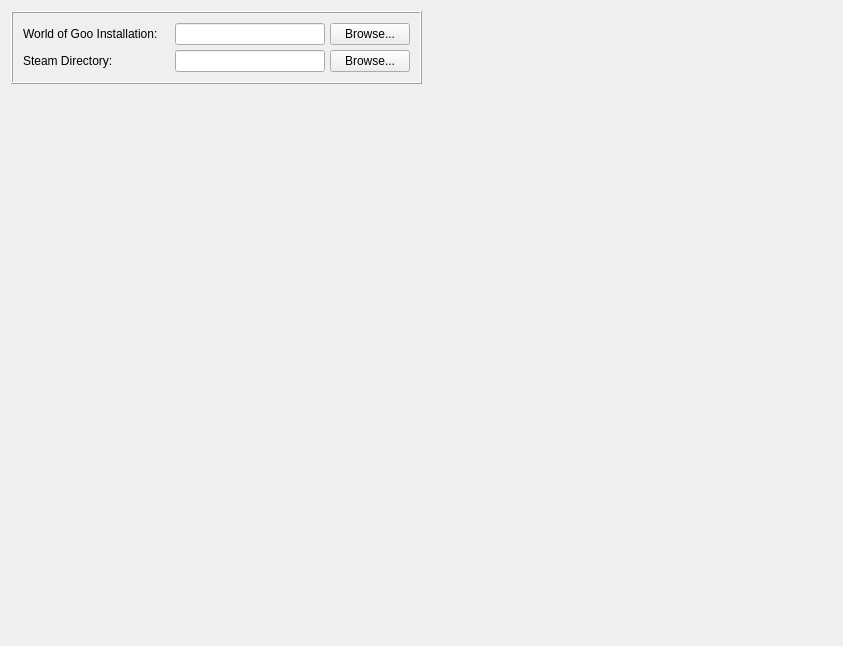
<?xml version="1.0" encoding="UTF-8"?>
<ui version="4.0">
 <class>OptionsTab</class>
 <widget class="QWidget" name="OptionsTab">
  <property name="geometry">
   <rect>
    <x>0</x>
    <y>0</y>
    <width>843</width>
    <height>646</height>
   </rect>
  </property>
  <property name="windowTitle">
   <string>Form</string>
  </property>
  <layout class="QGridLayout" name="gridLayout_2">
   <item row="2" column="0">
    <spacer name="verticalSpacer">
     <property name="orientation">
      <enum>Qt::Vertical</enum>
     </property>
     <property name="sizeHint" stdset="0">
      <size>
       <width>20</width>
       <height>40</height>
      </size>
     </property>
    </spacer>
   </item>
   <item row="1" column="0">
    <widget class="QFrame" name="frame">
     <property name="frameShape">
      <enum>QFrame::Box</enum>
     </property>
     <property name="frameShadow">
      <enum>QFrame::Raised</enum>
     </property>
     <layout class="QGridLayout" name="gridLayout_3">
      <property name="leftMargin">
       <number>10</number>
      </property>
      <property name="topMargin">
       <number>10</number>
      </property>
      <property name="rightMargin">
       <number>10</number>
      </property>
      <property name="bottomMargin">
       <number>10</number>
      </property>
      <property name="spacing">
       <number>5</number>
      </property>
      <item row="0" column="1">
       <widget class="QLineEdit" name="lineEditWorldOfGooInstallation">
        <property name="maximumSize">
         <size>
          <width>150</width>
          <height>16777215</height>
         </size>
        </property>
        <property name="readOnly">
         <bool>true</bool>
        </property>
       </widget>
      </item>
      <item row="1" column="0">
       <widget class="QLabel" name="labelSteamDirectory">
        <property name="text">
         <string>Steam Directory: </string>
        </property>
       </widget>
      </item>
      <item row="1" column="1">
       <widget class="QLineEdit" name="lineEditSteamDirectory">
        <property name="maximumSize">
         <size>
          <width>150</width>
          <height>16777215</height>
         </size>
        </property>
        <property name="readOnly">
         <bool>true</bool>
        </property>
       </widget>
      </item>
      <item row="0" column="0">
       <widget class="QLabel" name="labelWorldOfGooInstallation">
        <property name="sizePolicy">
         <sizepolicy hsizetype="Preferred" vsizetype="Preferred">
          <horstretch>0</horstretch>
          <verstretch>0</verstretch>
         </sizepolicy>
        </property>
        <property name="text">
         <string>World of Goo Installation:</string>
        </property>
       </widget>
      </item>
      <item row="0" column="2">
       <widget class="QPushButton" name="buttonBrowseWorldOfGooInstallation">
        <property name="maximumSize">
         <size>
          <width>80</width>
          <height>16777215</height>
         </size>
        </property>
        <property name="text">
         <string>Browse...</string>
        </property>
       </widget>
      </item>
      <item row="1" column="2">
       <widget class="QPushButton" name="buttonBrowseSteamDirectory">
        <property name="text">
         <string>Browse...</string>
        </property>
       </widget>
      </item>
     </layout>
    </widget>
   </item>
   <item row="1" column="1">
    <spacer name="horizontalSpacer">
     <property name="orientation">
      <enum>Qt::Horizontal</enum>
     </property>
     <property name="sizeHint" stdset="0">
      <size>
       <width>40</width>
       <height>20</height>
      </size>
     </property>
    </spacer>
   </item>
  </layout>
 </widget>
 <resources/>
 <connections/>
</ui>
